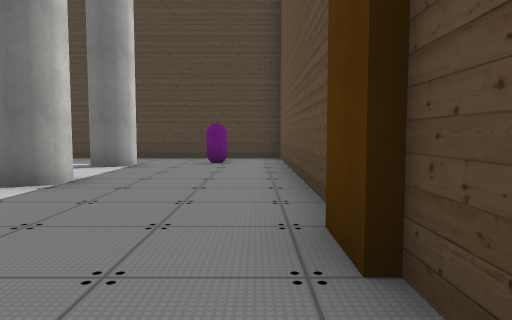
[1] (above)

14 first-person views from a walk through a Unity game level. The camera is 1.4 m above the floor, tilts 4° down and sees 70° across. The floor is counted in squares, 2 m on a side. Each view is taken from the middle of a square. On the plan, view 1 faces up. The plan holds only what a view shows up to about 11 squares ahead; the rest is blank. The player is left out. Some animated figures are left out. Some surface patterns are stand-ins.

[2]
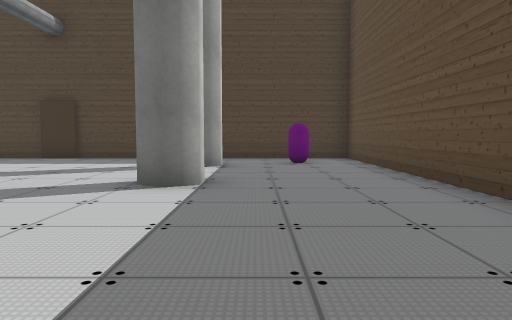

[3]
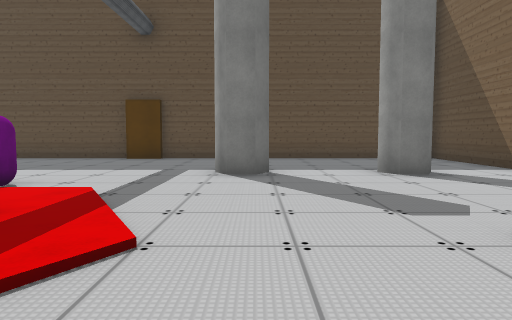

[4]
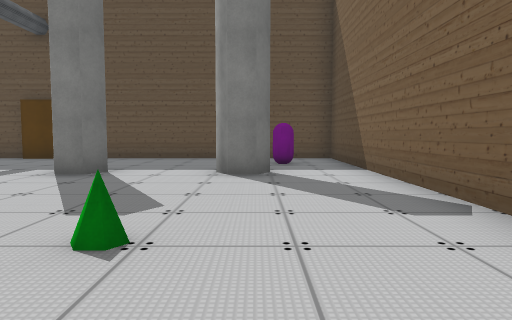

[5]
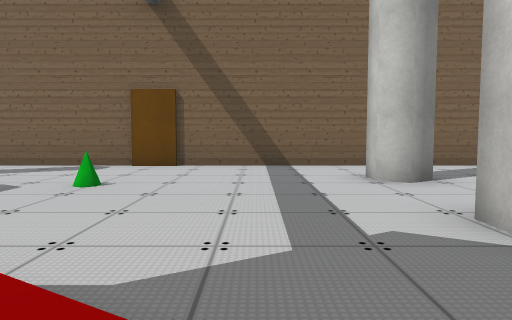

[6]
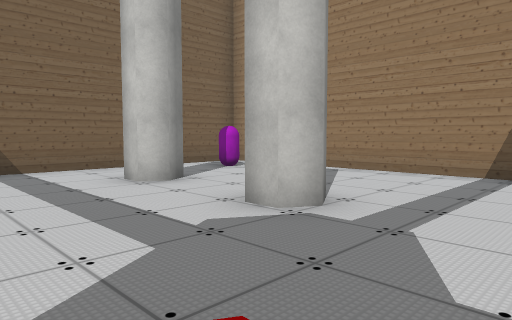

[7]
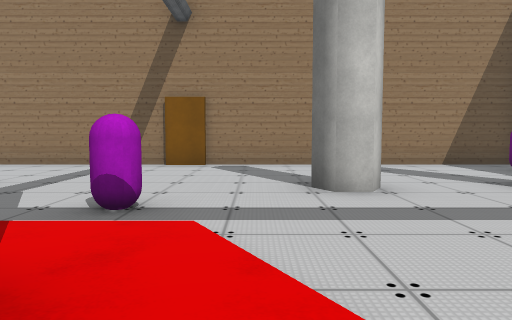

[8]
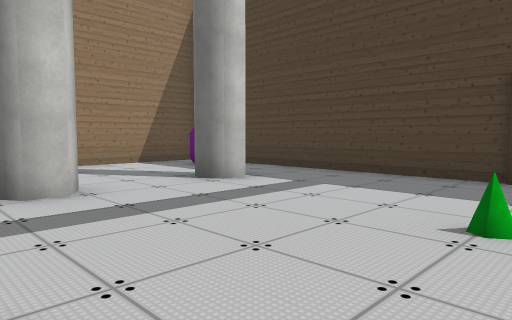

[9]
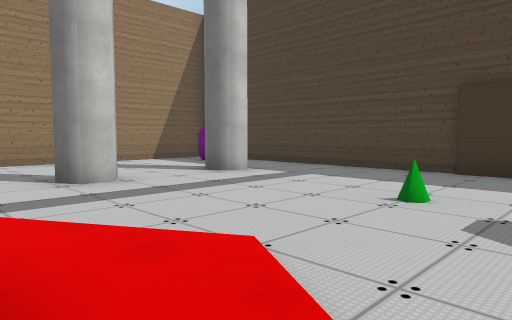

[10]
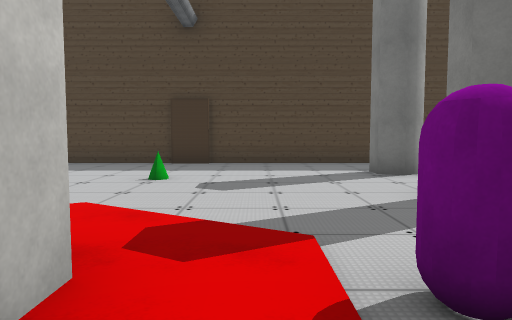

[11]
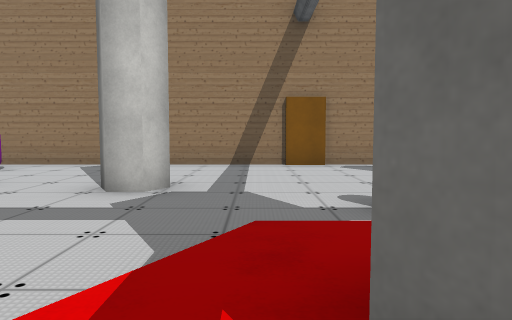

[12]
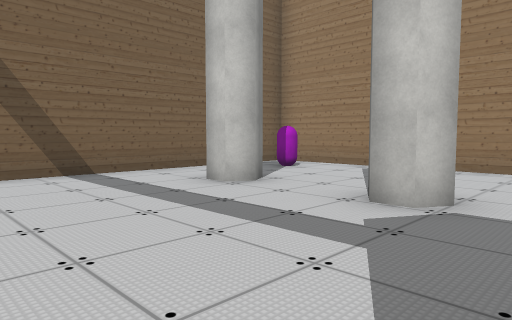

[13]
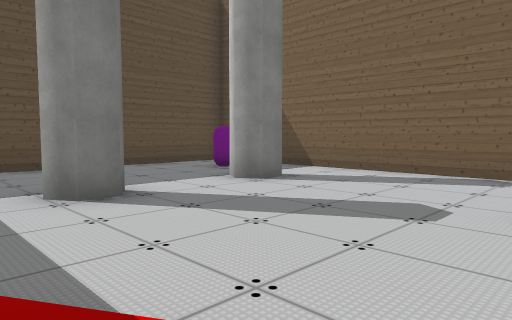

[14]
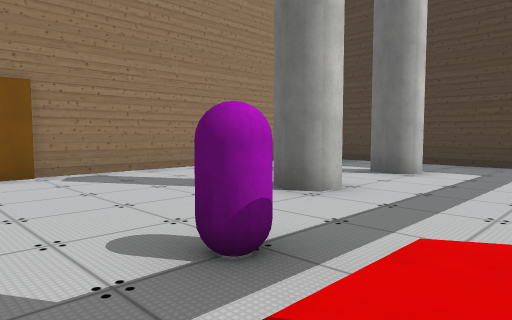

### Floor plan
Key: @ floor where view 1 was taken; # wall or solid block; . floor; / step, stairs or slope; = window, fence, low wall or low ledge.
Columns run from 17 left of view 1 to 1 right of it. Each row starts with its distance up from view 1.
 11 ###################
 10 #.................#
  9 #...............#.#
  8 #....#........#...#
  7 #........=........#
  6 #.................#
  5 #....#........#...#
  4 #......././/......#
  3 #.....#/. #.......#
  2 #....../.##.#.....#
  1 #....../.../......#
  0 #........//......@#
 -1 #....#........#...#
 -2 #.................#
 -3 #........=........#
 -4 #....#........#...#
 -5 #.#.............#.#
 -6 #.................#
 -7 ###################

Positions as (right, up) in squares from view 1, and headings:
1: (0, 0), facing up
2: (-2, 0), facing up
3: (-10, -1), facing right
4: (-10, -4), facing right
5: (-10, 2), facing down
6: (-9, 2), facing down-left
7: (-7, 4), facing left
8: (-7, 4), facing up-left
9: (-6, 3), facing up-left
10: (-6, 1), facing up
11: (-7, 1), facing left
12: (-8, 1), facing down-left
13: (-8, 1), facing down-right
14: (-9, 1), facing up-left
